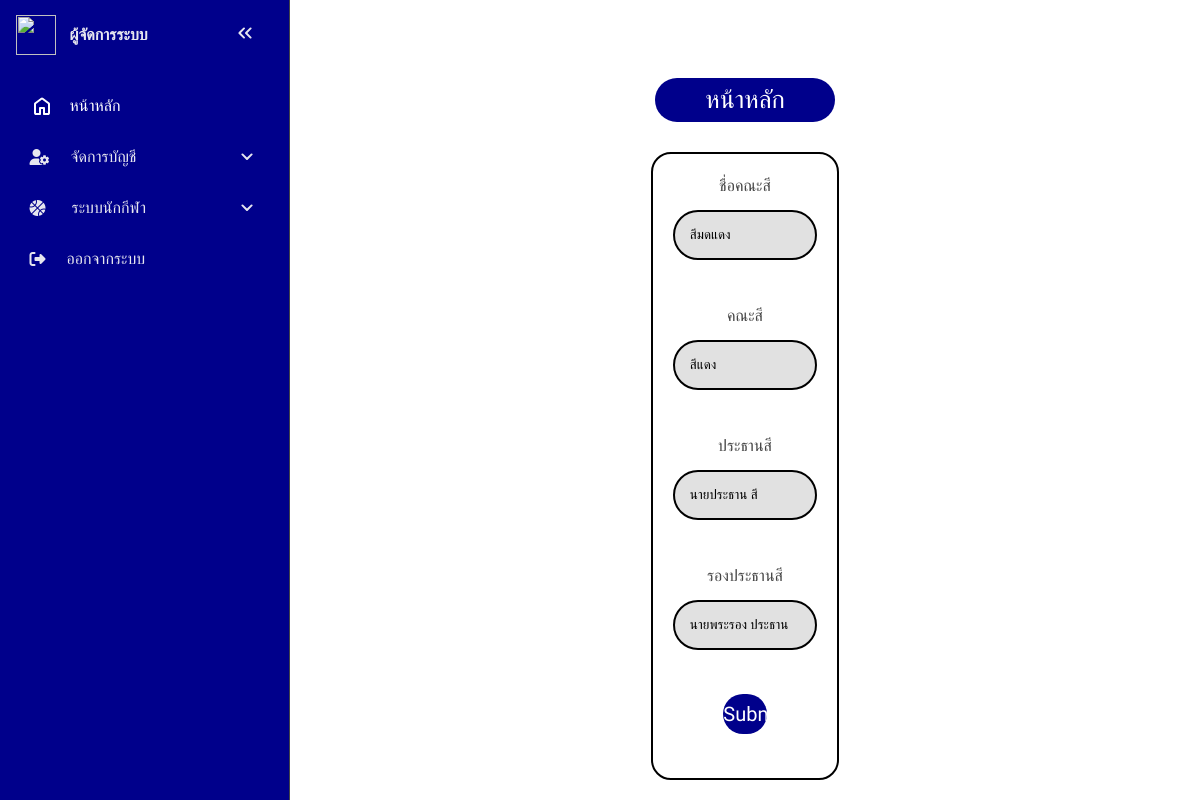
Page /admin_sport.php?page=profile&sub_page=edit (signed in) on the earlier database version.
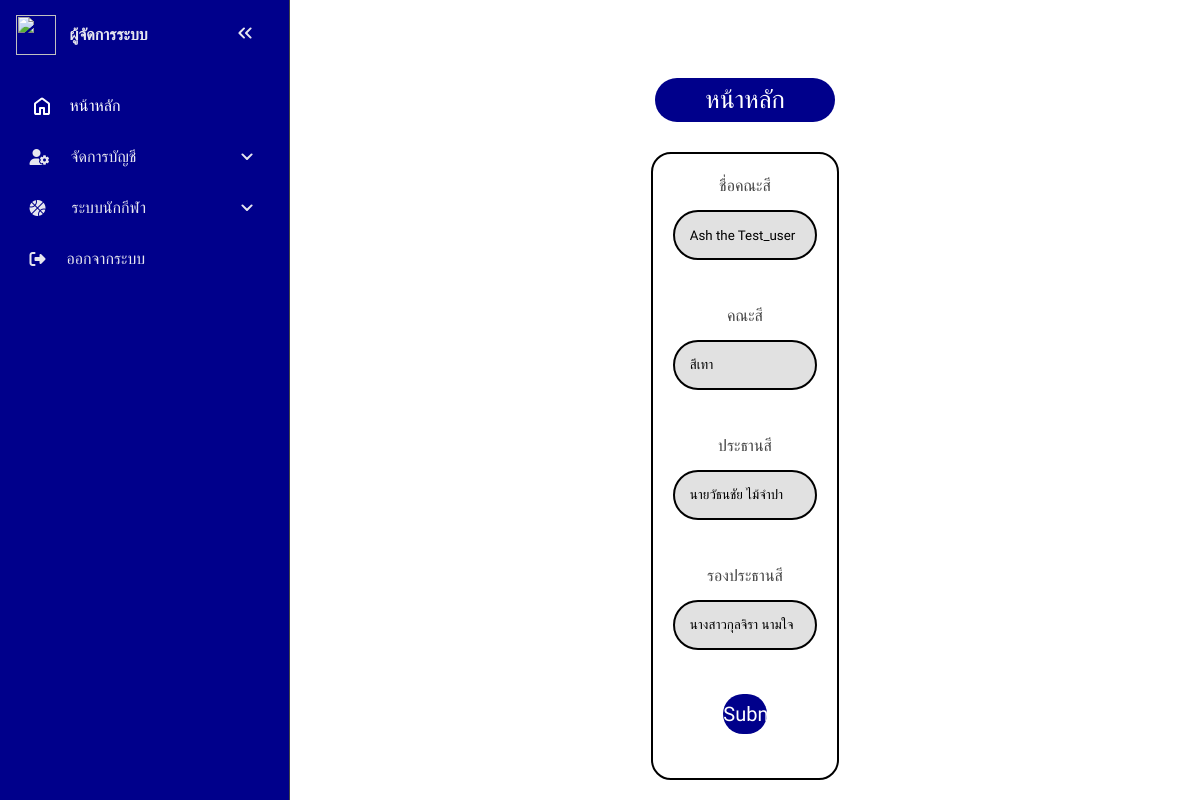
Same page on the later database version.
### tables this page shows
CREATE TABLE `colors` (
  `color_id` int(2) NOT NULL,
  `color_name` varchar(128) NOT NULL,
  `color_color` varchar(32) NOT NULL,
  `color_president` varchar(32) NOT NULL,
  `color_vice-president` varchar(32) NOT NULL,
  `color_id_user` int(6) NOT NULL
);

### admin_sport/edit/edit_admin_sport.php (the view, shortened to what this page needs)
<body>
<?php
	$user_id = $_SESSION['user_id'];
	$sql_view_admin_sport = "SELECT * FROM `colors` WHERE `color_id_user` = '$user_id'";
	$result_view_admin_sport = mysqli_query($conn, $sql_view_admin_sport);
	if (mysqli_num_rows($result_view_admin_sport) == 1) {
		$row_view_admin_sport = mysqli_fetch_assoc($result_view_admin_sport);
	}else{
		echo "some thing is wrong..";
	}
?>
<center>
<form method="post" action="" class="edit_sport_all">
	<label for="color_name">ชื่อคณะสี</label><input type="text" class="box_sport" name="color_name" id="color_name" value="<?php echo $row_view_admin_sport['color_name']; ?>" required><br>
	<label for="color_color">คณะสี</label><input type="text" class="box_sport" name="color_color" id="color_color" value="<?php echo $row_view_admin_sport['color_color']; ?>" required><br>
	<label for="color_president">ประธานสี</label><input type="text" class="box_sport" name="color_president" id="color_president" value="<?php echo $row_view_admin_sport['color_president']; ?>" required><br>
	<label for="color_vice-president">รองประธานสี</label><input type="text" class="box_sport"  name="color_vice-president" id="color_vice-president" value="<?php echo $row_view_admin_sport['color_vice-president']; ?>" required><br>
	<center>
	<input type="submit" name="edit" class="btn"><br>
	</center>
</form>
</center>
</body>

Differences in the rows shown:
removed colors: color_name "สีมดแดง", color_color "สีแดง", color_president "นายประธาน สี", color_vice-president "นายพระรอง ประธาน"
added colors: color_name "Ash the Test_user", color_color "สีเทา", color_president "นายวัธนชัย ไม้จำปา", color_vice-president "นางสาวกุลจิรา นามใจ"
